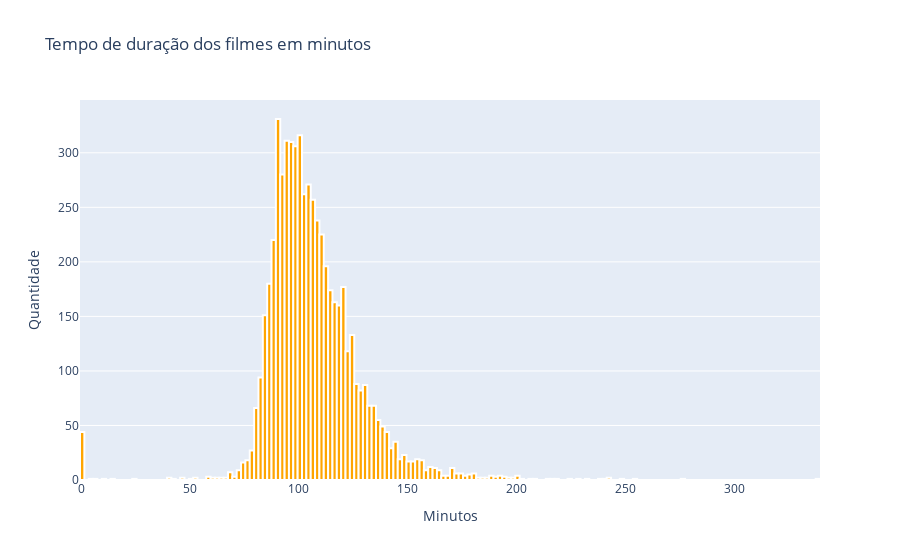

Here is the notebook cell this chart was saved with:
### Code cell
#Plotando um hisograma por ano
trace1 = go.Histogram(x =  df["runtime"],
                      marker = {"color":"orange",
                              "line": {'width': 2,
                                      'color': 'white'}})

layout = go.Layout(title= "Tempo de duração dos filmes em minutos",
                   yaxis = {"title": "Quantidade"},
                   xaxis = {"title":"Minutos"})

data = [trace1]
fig = go.Figure(data = data, layout = layout)
py.iplot(fig)

### Figure 1 — Plotly figure (JSON) as saved in the notebook; plotly's stock layout.template omitted (floating-point values rounded to 4 significant figures; data arrays with more than 128 entries replaced by an {"elided": "..."} marker saying what was removed)
{"data": [{"marker": {"color": "orange", "line": {"color": "white", "width": 2}}, "type": "histogram", "x": {"elided": "5939 int values"}}], "layout": {"title": {"text": "Tempo de duração dos filmes em minutos"}, "xaxis": {"title": {"text": "Minutos"}}, "yaxis": {"title": {"text": "Quantidade"}}}}
